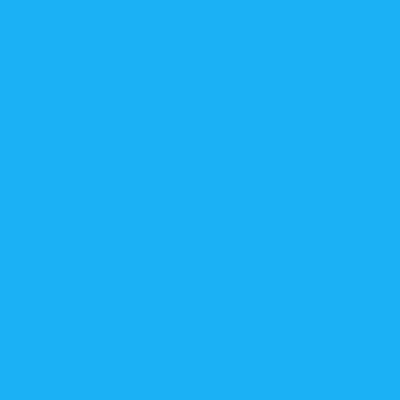
Frame 1 (no input)
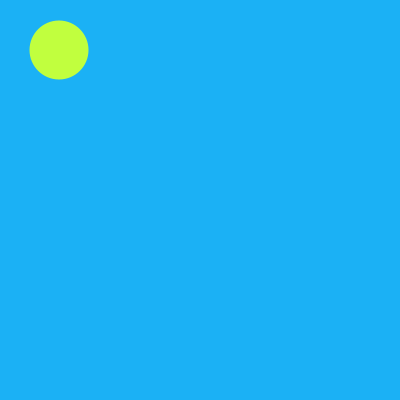
Frame 60 (the mouse pressed at the canvas centre just before this capture)
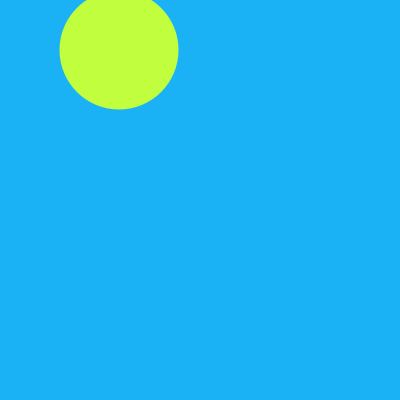
Frame 120 (the mouse held since frame 60 and released just before this capture)

The Processing sketch that drew these frames (run headless with seeded random() and noise(); from frame 60 on, the mouse is pressed at the canvas centre):

// Processing sketch: processing_68876
// ── processing_68876.pde

float circle_x = 0;

void setup(){
size(400,400);

noStroke();
fill(#C1FF3E);
}

void draw(){
background(#1BB1F5);
ellipse(circle_x,50,circle_x,circle_x);
circle_x = circle_x + 1;
}
